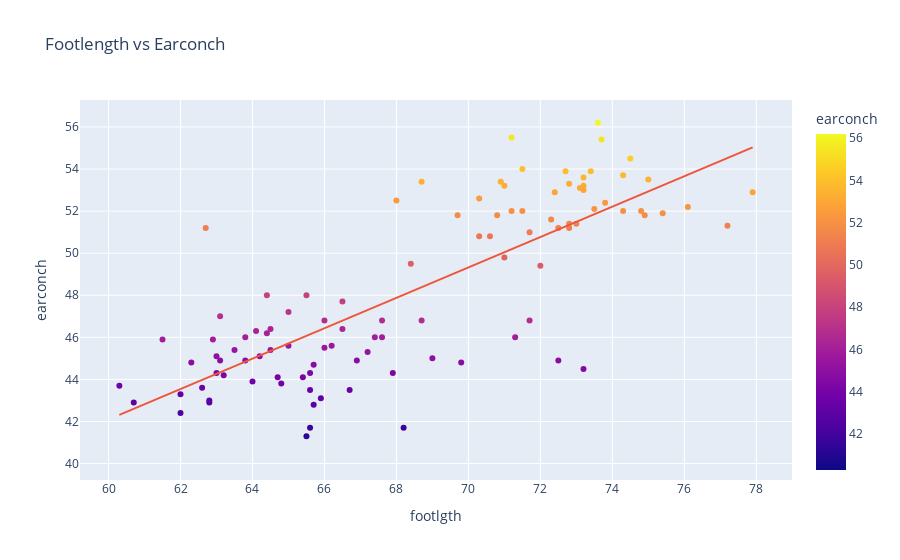

The cell this chart's notebook holds for it:
### Code cell
fig = px.scatter(data, x="footlgth", y="earconch", color="earconch", trendline="ols",title="Footlength vs Earconch")
fig.show()
